Frame 1 (no input): blank canvas, image omitted
Frame 60 (the mouse pressed at the canvas centre just before this capture): blank canvas, image omitted
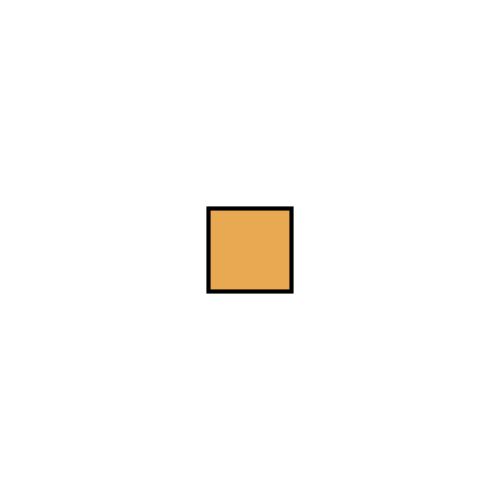
Frame 120 (the mouse held since frame 60 and released just before this capture)

The Processing sketch whose frames 1 and 60 were blank and that drew this single picture after the mouse press (run headless with seeded random() and noise(); from frame 60 on, the mouse is pressed at the canvas centre):

// Processing sketch: scale_Ink
// ── scale_Ink.pde
void setup(){
  size(500,500);
}
void draw() {
  background(255);
  fill(233,168,82);
  translate(mouseX, mouseY);
  scale(mouseX/60.0);
  rect(-10,-10,20,20);
}

//scale
